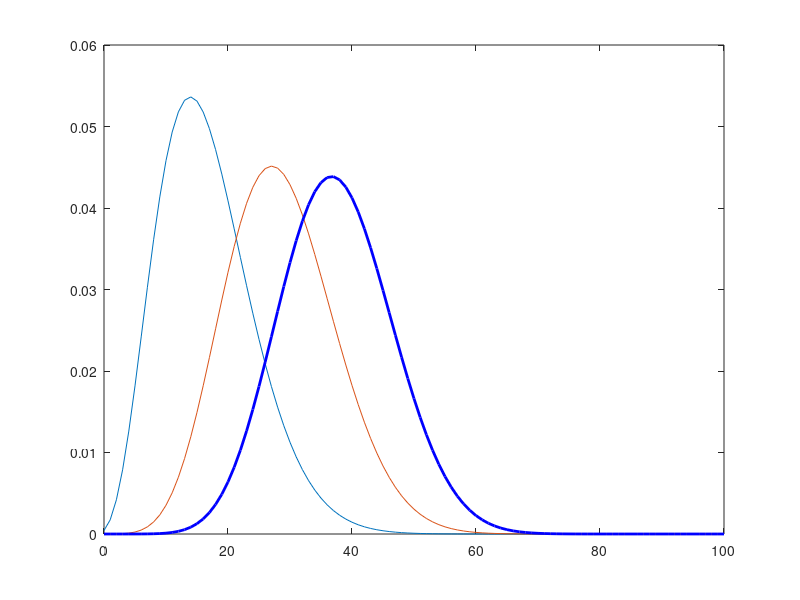

This chart was generated by the following MATLAB code:
%------------------------------------------------------------------------
% Book:         SFS
% ----------------------------------------------------------------------
% Quantlet:     SFSLossBern
% ----------------------------------------------------------------------
% Description:  Loss distribtion in the simplified Bernoulli model.
%               Corresponds to exercise 18.4 in SFS.
%------------------------------------------------------------------------
% Usage:        -
%-----------------------------------------------------------------------
% Inputs:       None
%-----------------------------------------------------------------------
% Output:       Plots of the loss distribution in the simplified Bernouli  
%               model with default probabilities comming from Beta
%               distribution.
% ----------------------------------------------------------------------
% Example:      the example is produced for the 100 obligors and Beta
%               parameters:  (5,25), (10,25), (15,25), (5,45), (10,90), 
%               (20,180) 
%------------------------------------------------------------------------
% Author  :     Szymon Borak 20090731
%------------------------------------------------------------------------

clear
close all
clc

h  = 0.001;
p  = 0:h:0.99;
m  = 100;
k  = 0:m;
L1 = zeros(1,m+1);
L2 = L1;
L3 = L1;


fp1 = betapdf(p,5,25);
fp2 = betapdf(p,10,25);
fp3 = betapdf(p,15,25);


for i=1:(m+1)
    L1(i) = sum(binopdf(k(i),m,p).*fp1*h);
    L2(i) = sum(binopdf(k(i),m,p).*fp2*h);
    L3(i) = sum(binopdf(k(i),m,p).*fp3*h);
end
plot(k,L1,k,L2,k,L3,'Linewidth',2,'Color',[0,0,1])

fp4 = betapdf(p,5,45);
fp5 = betapdf(p,10,90);
fp6 = betapdf(p,20,180);




